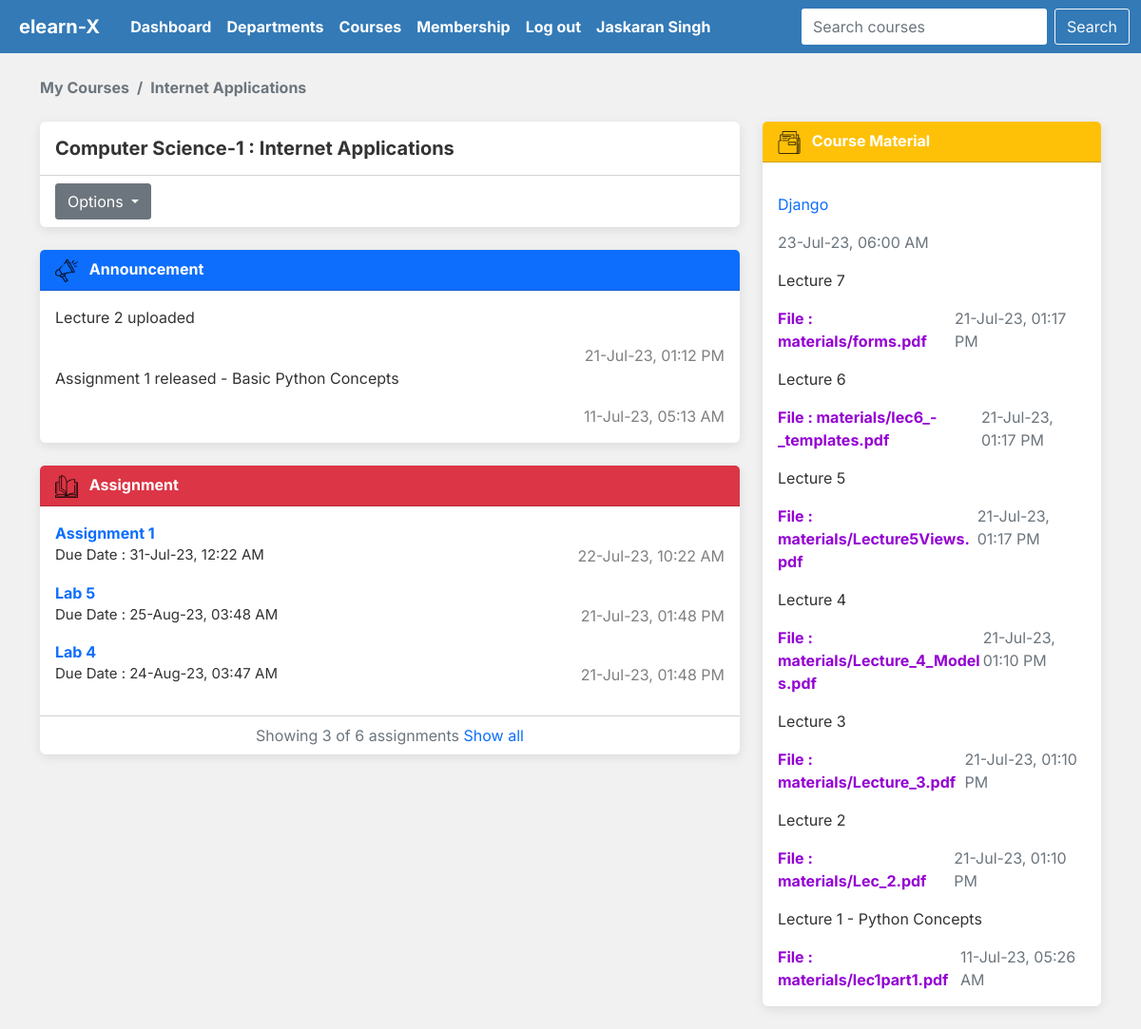
Screenshot of /my/1/ (signed in) with the database file from the repository.
### main/models.py (models this page shows, shortened)
class Student(models.Model):
    student_id = models.IntegerField(primary_key=True)
    name = models.CharField(max_length=100, null=False)
    email = models.EmailField(max_length=100, null=True, blank=True)
    password = models.CharField(max_length=255, null=False)
    MEMBERSHIP_CHOICES = (
        ('b', 'Bronze'),
        ('s', 'Silver'),
        ('g', 'Gold'),
    )
    membership = models.CharField(max_length=1, choices=MEMBERSHIP_CHOICES, blank=True, default='b')
    role = models.CharField(
        default="Student", max_length=100, null=False, blank=True)
    course = models.ManyToManyField(
        'Course', related_name='students', blank=True)
    photo = models.ImageField(upload_to='profile_pics', blank=True,
                              null=False, default='profile_pics/default_student.png')
    department = models.ForeignKey(
        'Department', on_delete=models.CASCADE, null=False, blank=False, related_name='students')
    class Meta:
        verbose_name_plural = 'Students'

class Course(models.Model):
    code = models.IntegerField(primary_key=True)
    name = models.CharField(max_length=255, null=False, unique=True)
    price = models.IntegerField(default=100)
    description = models.CharField(max_length=200, default='Course Description')
    MEMBERSHIP_CHOICES = (
        ('b', 'Bronze'),
        ('s', 'Silver'),
        ('g', 'Gold'),
    )
    membership_level = models.CharField(max_length=1, choices=MEMBERSHIP_CHOICES, blank=True)
    department = models.ForeignKey(
        Department, on_delete=models.CASCADE, null=False, related_name='courses')
    faculty = models.ForeignKey(
        Faculty, on_delete=models.SET_NULL, null=True, blank=True)
    studentKey = models.IntegerField(null=False, unique=True)
    facultyKey = models.IntegerField(null=False, unique=True)
    class Meta:
        unique_together = ('code', 'department', 'name')
        verbose_name_plural = "Courses"

class Department(models.Model):
    department_id = models.IntegerField(primary_key=True)
    name = models.CharField(max_length=100, null=False)
    description = models.TextField(null=True, blank=True)
    class Meta:
        verbose_name_plural = 'Departments'
    def __str__(self):
        return self.name

class Announcement(models.Model):
    course_code = models.ForeignKey(
        Course, on_delete=models.CASCADE, null=False)
    datetime = models.DateTimeField(auto_now_add=True, null=False)
    description = FroalaField()
    class Meta:
        verbose_name_plural = "Announcements"
        ordering = ['-datetime']
    def post_date(self):
        return self.datetime.strftime("%d-%b-%y, %I:%M %p")

class Assignment(models.Model):
    course_code = models.ForeignKey(
        Course, on_delete=models.CASCADE, null=False)
    title = models.CharField(max_length=255, null=False)
    description = models.TextField(null=False)
    datetime = models.DateTimeField(auto_now_add=True, null=False)
    deadline = models.DateTimeField(null=False)
    file = models.FileField(upload_to='assignments/', null=True, blank=True)
    marks = models.DecimalField(max_digits=6, decimal_places=2, null=False)
    class Meta:
        verbose_name_plural = "Assignments"
        ordering = ['-datetime']
    def post_date(self):
        return self.datetime.strftime("%d-%b-%y, %I:%M %p")
    def due_date(self):
        return self.deadline.strftime("%d-%b-%y, %I:%M %p")

class Material(models.Model):
    course_code = models.ForeignKey(
        Course, on_delete=models.CASCADE, null=False)
    description = models.TextField(max_length=2000, null=False)
    datetime = models.DateTimeField(auto_now_add=True, null=False)
    file = models.FileField(upload_to='materials/', null=True, blank=True)
    class Meta:
        verbose_name_plural = "Materials"
        ordering = ['-datetime']
    def post_date(self):
        return self.datetime.strftime("%d-%b-%y, %I:%M %p")

### main/views.py (the view)
# urls.py: path('my/<int:code>/', views.course_page, name='course'),
def course_page(request, code):
    try:
        course = Course.objects.get(code=code)
        if is_student_authorised(request, code):
            try:
                announcements = Announcement.objects.filter(course_code=course)
                assignments = Assignment.objects.filter(
                    course_code=course.code)
                materials = Material.objects.filter(course_code=course.code)
            except:
                announcements = None
                assignments = None
                materials = None
            context = {
                'course': course,
                'announcements': announcements,
                'assignments': assignments[:3],
                'materials': materials,
                'student': Student.objects.get(student_id=request.session['student_id'])
            }
            return render(request, 'main/course.html', context)
        else:
            return redirect('std_login')
    except:
        return render(request, 'error.html')

### main/views.py (called while the page is built)
def is_student_authorised(request, code):
    course = Course.objects.get(code=code)
    if request.session.get('student_id') and course in Student.objects.get(student_id=request.session['student_id']).course.all():
        return True
    else:
        return False

### main/templates/main/course.html (shortened to what this page needs)
{% extends 'index.html' %}
{% load static %}
{% block profile %}
{% url 'profile' student.student_id %}
{% endblock profile %}
{% block user %}
{{ student.name }}
{% endblock user %}
{% block courses %}
{% url 'myCourses' %}
{% endblock courses %}
{% block content %}
<div class="container mt-4">
   <nav aria-label="breadcrumb">
      <ol class="breadcrumb bg-transparent px-0 mb-4">
         <li class="breadcrumb-item fw-bold"><a href="{% url 'myCourses' %}" style="color: #6c757d;">My Courses</a></li>
         <li class="breadcrumb-item fw-bold active" aria-current="page">{{ course.name }}</li>
      </ol>
   </nav>
   <div class="row">
      <div class="col-md-8">
         <div class="card border-0 shadow-sm mb-4">
            <div class="card-body py-3">
               <h5 class="card-title mb-0 fw-bold">{{ course.department }}-{{ course.code }} : {{ course.name }}</h5>
            </div>
            <div class="card-footer bg-transparent d-flex align-items-center justify-content-between">
               <div class="dropdown">
                  <button class="btn btn-secondary dropdown-toggle" type="button" id="drop" data-bs-toggle="dropdown" aria-expanded="false">
                     Options
                  </button>
               </div>
            </div>
         </div>
         <div class="card border-0 shadow-sm mb-4">
            <div class="card-header bg-primary text-white fw-bold">
               <img src="{% static 'images/icon/megaphone.png' %}" alt="" style="height:1.5rem;vertical-align: text-top" class="me-2">
               Announcement
            </div>
            <div class="card-body">
               {% for announcement in announcements %}
               <div class="fs-6">{{ announcement.description | safe }}</div>
               <div class="d-flex flex-row-reverse">
                  <div style="color:grey;">{{ announcement.post_date }}</div>
               </div>
               {% empty %}
               <p class="fs-6 text-center text-muted">No announcement has been posted</p>
               {% endfor %}
            </div>
         </div>
         <div class="card border-0 shadow-sm mb-4">
            <div class="card-header bg-danger text-white fw-bold">
               <img src="{% static 'images/icon/open-book.png' %}" alt="" style="height:1.5rem; vertical-align: text-top" class="me-2">
               Assignment
            </div>
            <div class="card-body">
               {% for assignment in assignments %}
               <a class="fw-bold" href="{% url 'assignmentPage' course.code assignment.id %}">{{ assignment.title }}</a>
               <div class="d-flex justify-content-between">
                  <p style="font-size:15px"> Due Date : {{ assignment.due_date }} </p>
                  <div style="color:grey;">{{ assignment.post_date }}</div>
               </div>
               {% empty %}
               <p class="text-center text-muted fs-6">No assignments given yet</p>
               {% endfor %}
            </div>
            {% if assignments %}
            <div class="card-footer bg-transparent text-center fs-6 text-muted">
               <span class="mt-2">Showing {{ assignments.count }} of {{ course.assignment_set.count }} {% if assignments.count == 1 %}assignment{% else %}assignments{% endif %}</span>
               <a class="fs-6" href="{% url 'student-assignments' course.code %}">Show all</a>
            </div>
            {% endif %}
         </div>
      </div>
      <div class="col-md-4">
         <div class="card border-0 shadow-sm mb-4">
            <div class="card-header bg-warning text-white fw-bold">
               <img src="{% static 'images/icon/folder.png' %}" alt="" style="height:1.5rem;vertical-align: text-top" class="me-2">
               Course Material
            </div>
            <div class="card-body">
               {% for material in materials %}
               <p>{{ material.description | safe }}</p>
               <div class="d-flex justify-content-between text-break">
                  {% if material.file %}
                  <a class="fw-bold" href="{{ material.file.url }}" style="color:#9400d3">File : {{ material.file.name }}</a><br>
                  {% endif %}
                  <div class="text-muted">{{ material.post_date }}</div>
               </div>
               {% empty %}
               <p class="text-center text-muted fs-6">Course materials not available</p>
               {% endfor %}
            </div>
         </div>
      </div>
   </div>
</div>
{% endblock %}

### templates/index.html (shortened to what this page needs)
{% load static %}
<!DOCTYPE html>
<html lang="en">
   <head>
      <link rel="stylesheet" href="{% static 'styles/bootstrap.min.css' %}">
      <link rel="stylesheet" href="{% static 'styles/style.css' %}">
      <link rel="stylesheet" href="https://cdnjs.cloudflare.com/ajax/libs/animate.css/4.1.1/animate.min.css"/>
   </head>
   <body>
      <nav class="navbar sticky-top navbar-expand-lg navbar-dark navbar-mod">
         <div class="container-fluid">
            <a class="navbar-brand fw-bold fs-5 px-2 py-1" href="/admin" target="_blank" data-bs-toggle="tooltip"
               data-bs-placement="bottom" title="Access admin panel">elearn-X</a>
            <div class="collapse navbar-collapse" id="navbarColor01">
               <ul class="navbar-nav me-auto mb-2 mb-lg-0">
                  <li class="nav-item">
                     <a class="nav-link active fw-bold" aria-current="page" href="{% block courses %}{% endblock courses %}"
                        data-bs-toggle="tooltip" data-bs-placement="bottom" title="Course home page">Dashboard</a>
                  </li>
                  <li class="nav-item">
                     <a class="nav-link active fw-bold" aria-current="page" href="/departments"
                        data-bs-toggle="tooltip" data-bs-placement="bottom" title="Course home page">Departments</a>
                  </li>
                  <li class="nav-item">
                     <a class="nav-link active fw-bold" href="{% url 'courses'%}" data-bs-toggle="tooltip"
                        data-bs-placement="bottom" title="Show all courses">Courses</a>
                  </li>
                  <li class="nav-item">
                     <a class="nav-link active fw-bold" href="{% url 'membership' %}" data-bs-toggle="tooltip"
                        data-bs-placement="bottom" title="Subscription">Membership</a>
                  </li>
                  <li class="nav-item">
                     <a class="nav-link active fw-bold" href="{% url 'std_logout' %}" data-bs-toggle="tooltip"
                        data-bs-placement="bottom" title="Log out">Log out</a>
                  </li>
                  <li class="nav-item">
                     <a class="nav-link active fw-bold" href="{% block profile %}{% endblock profile %}"
                        data-bs-toggle="tooltip" data-bs-placement="bottom"
                        title="Check your profile">{% block user %}{% endblock  %}</a>
                  </li>
               </ul>
               <form class="d-flex" action="{% url 'search' %}" method="GET">
                  <input id="searchIn" class="form-control me-2 searchbar" type="search" placeholder="Search courses" aria-label="Search"
                     name="q">
                  <button id="searchBtn" class="btn btn-outline-light" type="submit">Search</button>
               </form>
            </div>
         </div>
      </nav>
      {% block  content %}
      {% endblock  %}
   </body>
</html>

### static/styles/style.css (style rules this page uses)
* { font-family: "Inter", sans-serif; box-sizing: border-box; }
body { margin: 0; padding: 0; }
html { scroll-behavior: smooth; }
.btn { border-radius: 3px !important; }
.navbar-mod { background-color: rgb(10, 10, 48); color: white !important; }
a { text-decoration: none !important; }
.card-header, .card-footer { background-color: rgb(10, 10, 48); }
.container { margin-top: 1.5rem; }
.shadow-sm { box-shadow: rgba(0, 0, 0, 0.09) 0px 3px 12px !important; }
.searchbar { border-radius: 3px; border: none !important; }

### templates/index.html (style rules this page uses)
body { background-color: #f1f1f1; color: #333; }
.navbar-mod { background-color: #337ab7; }
.navbar-brand { color: #fff; }
.navbar-nav .nav-link { color: #fff; }

### rows the page displays
Student: name "Jaskaran Singh"
Course: name "Internet Applications", department "Computer Science", code "1", assignment_set.count "6"
Announcement: description "Lecture 2 uploaded", post_date "21-Jul-23, 01:12 PM"
Announcement: description "Assignment 1 released - Basic Python Concepts", post_date "11-Jul-23, 05:13 AM"
Assignment: title "Assignment 1", due_date "31-Jul-23, 12:22 AM", post_date "22-Jul-23, 10:22 AM"
Assignment: title "Lab 5", due_date "25-Aug-23, 03:48 AM", post_date "21-Jul-23, 01:48 PM"
Assignment: title "Lab 4", due_date "24-Aug-23, 03:47 AM", post_date "21-Jul-23, 01:48 PM"
Material: description "Django", post_date "23-Jul-23, 06:00 AM"
Material: description "Lecture 7", file.name "materials/forms.pdf", post_date "21-Jul-23, 01:17 PM"
Material: description "Lecture 6", file.name "materials/lec6_-_templates.pdf", post_date "21-Jul-23, 01:17 PM"
Material: description "Lecture 5", file.name "materials/Lecture5Views.pdf", post_date "21-Jul-23, 01:17 PM"
Material: description "Lecture 4", file.name "materials/Lecture_4_Models.pdf", post_date "21-Jul-23, 01:10 PM"
Material: description "Lecture 3", file.name "materials/Lecture_3.pdf", post_date "21-Jul-23, 01:10 PM"
Material: description "Lecture 2", file.name "materials/Lec_2.pdf", post_date "21-Jul-23, 01:10 PM"
Material: description "Lecture 1 - Python Concepts", file.name "materials/lec1part1.pdf", post_date "11-Jul-23, 05:26 AM"

### other values shown
{{ assignments.count }} "3"
